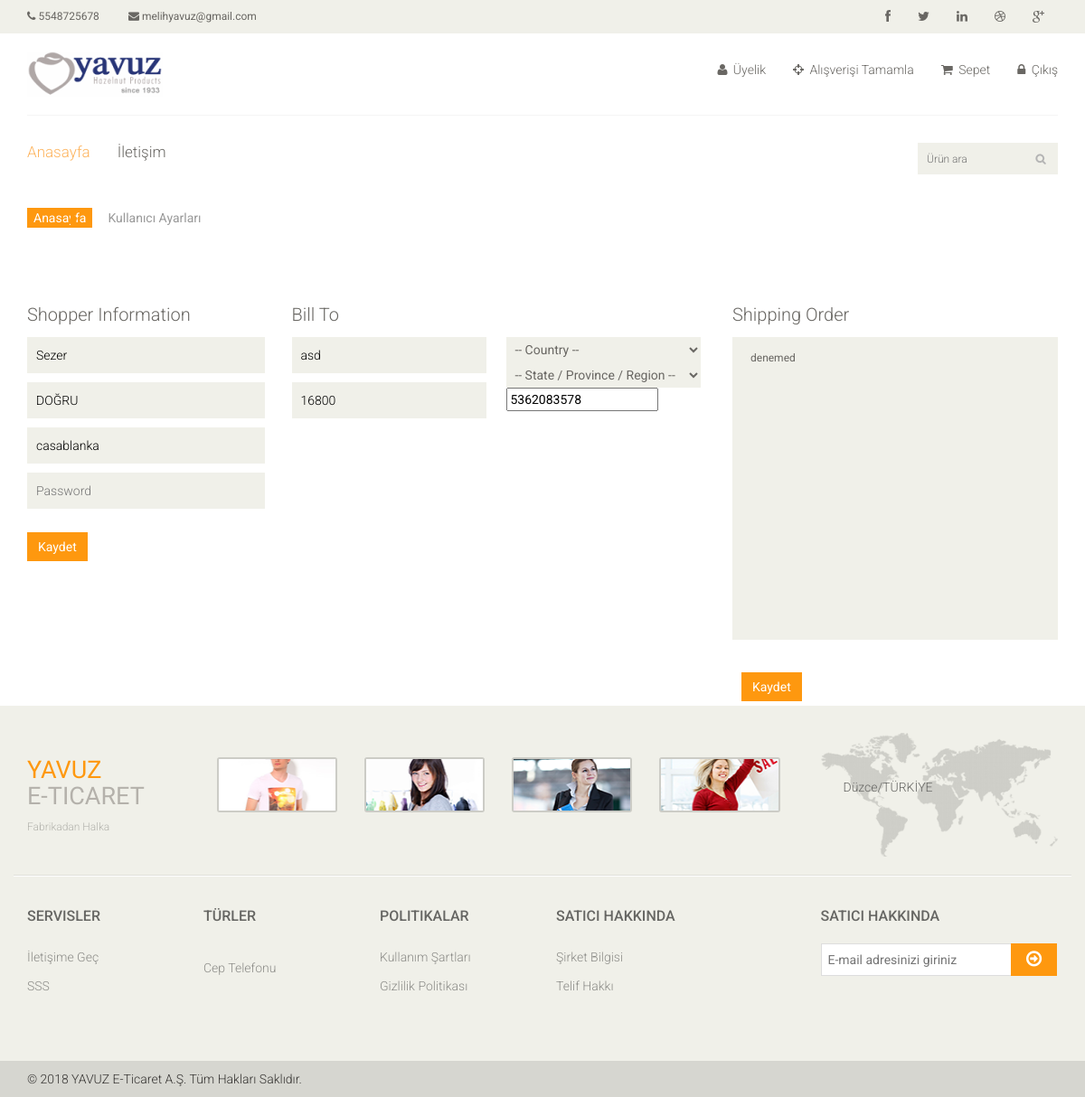
/site/page/settings (signed in), run on the app's committed database.
### tables this page shows
CREATE TABLE `bill` (
  `id` int(11) NOT NULL,
  `user_id` int(11) DEFAULT NULL,
  `code` int(11) DEFAULT NULL,
  `country` int(11) DEFAULT NULL,
  `state` int(11) DEFAULT NULL,
  `phone` bigint(11) DEFAULT NULL,
  `address` text,
  `detail` text
);

CREATE TABLE `users` (
  `id` int(11) NOT NULL,
  `name` varchar(20) DEFAULT NULL,
  `surname` varchar(20) DEFAULT NULL,
  `password` varchar(6) DEFAULT NULL,
  `email` text,
  `username` varchar(10) DEFAULT NULL
);

CREATE TABLE `product` (
  `id` int(11) NOT NULL,
  `name` varchar(20) DEFAULT NULL,
  `price` int(11) DEFAULT NULL,
  `category_id` int(11) DEFAULT NULL,
  `brand_id` int(11) DEFAULT NULL,
  `sold` int(11) DEFAULT '0',
  `type` varchar(20) DEFAULT NULL,
  `image` text,
  `detail` varchar(101) DEFAULT NULL
);

### application/controllers/Site.php (called while the page is built, shortened)
<?php
class Site extends CI_Controller {
	function __construct(){
		$this->load->model('site_model');
	}
	function page($page){
		if($page != 'login' && $_SESSION['user'] && $page !== 'contact' ){
			$data['info'] = $this->site_model->user_info($_SESSION['user']->id);
			$data['products'] = $this->site_model->select_table('product');
			$data['baskets'] = $this->site_model->baskets($_SESSION['user']->id);
			$data['user_info'] = $this->site_model->user_info($_SESSION['user']->id);
			$data['brands'] = $this->site_model->select_table('brands');
			$data['categories'] = $this->site_model->categories();
			$data['brand_items'] = $this->site_model->brand_items();
			$data['category_brands'] = $this->site_model->category_brands();
			$data['types'] = $this->site_model->types();
		}
		else{
			$data['categories'] = $this->site_model->categories();
			$data['brand_items'] = $this->site_model->brand_items();
			$data['brands'] = $this->site_model->select_table('brands');
			$data['category_brands'] = $this->site_model->category_brands();
			$data['types'] = $this->site_model->types();
		}
		if(!$_SESSION['user']){
			if($page =='cart' || $page=='checkout' || $page=='settings'){
				redirect('site/page/login');
			}
			else{
		$this->load->view($page, $data);
		}
		}
		else{
		$this->load->view($page, $data);
		}
	}
}

### index.php (called while the page is built, shortened)
<?php
require_once BASEPATH.'core/CodeIgniter.php';

### application/models/Site_model.php (called while the page is built, shortened)
<?php
class Site_model extends ci_model
{
	function types(){
		return $this->db->query("select * from product group by type limit 10")->result();
	}
	function user_info($user_id){
		return $this->db->query("select * from bill inner join users on users.id = bill.user_id where bill.user_id =$user_id")->row();
	}
}

### application/views/info.php (the view, shortened to what this page needs)
<section id="cart_items">
		<div class="container">
			<div class="breadcrumbs">
				<ol class="breadcrumb">
				  <li><a href="#">Anasayfa</a></li>
				  <li class="active">Kullanıcı Ayarları</li>
				</ol>
			</div>
			<div class="shopper-informations">
				<div class="row">
					<div class="col-sm-3">
						<div class="shopper-info">
							<p>Shopper Information</p>
							<form method="post" action="<?=site_url('site/user_update')?>">
								<input type="text" name="name" value="<?=$user_info->name?>" placeholder="Display Name">
								<input type="text" name="surname" value="<?=$user_info->surname?>" placeholder="surname">
								<input type="text" name="username" value="<?=$user_info->username?>" placeholder="username">
								<input type="password" name="password" placeholder="Password">
								<button class="btn btn-primary" type="submit">Kaydet</button>
							</form>
						</div>
					</div>
					<div class="col-sm-5 clearfix">
						<div class="bill-to">
							<p>Bill To</p>
							<div class="form-one">
								<form method="post" action="<?=site_url('site/add_bill')?>">
									<input type="text" name="address" placeholder="Address 1" value="<?=$user_info->address?>">
									<input type="text" name="code" placeholder="Zip / Postal Code *" value="<?=$user_info->code?>">
							</div>
							<div class="form-two">
									<select name="country">
										<option>-- Country --</option>
									</select>
									<select name="state">
										<option>-- State / Province / Region --</option>
									</select>
									<input type="text" name="phone" value="<?=$user_info->phone?>" placeholder="Mobile Phone">
							</div>
						</div>
					</div>
					<div class="col-sm-4">
						<div class="order-message">
							<p>Shipping Order</p>
							<textarea name="detail" rows="16"><?=$user_info->detail?></textarea>
							<label><button class="btn btn-primary" type="submit">Kaydet</button></label>
						</div>
					</div>
				</div>
			</div>
		</div>
	</section>

### application/views/footer.php (shortened to what this page needs)
<footer id="footer">
		<div class="footer-top">
			<div class="container">
				<div class="row">
					<div class="col-sm-2">
						<div class="companyinfo">
							<h2><span>YAVUZ</span><br>E-ticaret</h2>
							<p>Fabrikadan Halka</p>
						</div>
					</div>
					<div class="col-sm-7">
						<div class="col-sm-3">
							<div class="video-gallery text-center">
								<a href="#">
									<div class="iframe-img">
										<img src="<?=site_url('images/home/iframe1.png')?>" alt="" />
									</div>
								</a>
							</div>
						</div>
						<div class="col-sm-3">
							<div class="video-gallery text-center">
								<a href="#">
									<div class="iframe-img">
										<img src="<?=site_url('images/home/iframe2.png')?>" alt="" />
									</div>
								</a>
							</div>
						</div>
						<div class="col-sm-3">
							<div class="video-gallery text-center">
								<a href="#">
									<div class="iframe-img">
										<img src="<?=site_url('images/home/iframe3.png')?>" alt="" />
									</div>
								</a>
							</div>
						</div>
						<div class="col-sm-3">
							<div class="video-gallery text-center">
								<a href="#">
									<div class="iframe-img">
										<img src="<?=site_url('images/home/iframe4.png')?>" alt="" />
									</div>
								</a>
							</div>
						</div>
					</div>
					<div class="col-sm-3">
						<div class="address">
							<img src="images/home/map.png" alt="" />
							<p>Düzce/TÜRKİYE</p>
						</div>
					</div>
				</div>
			</div>
		</div>
		<div class="footer-widget">
			<div class="container">
				<div class="row">
					<div class="col-sm-2">
						<div class="single-widget">
							<h2>Servisler</h2>
							<ul class="nav nav-pills nav-stacked">
								<li><a href="#">İletişime Geç</a></li>
								<li><a href="#">SSS</a></li>
							</ul>
						</div>
					</div>
					<div class="col-sm-2">
						<div class="single-widget">
							<h2>Türler</h2>
							<ul class="nav nav-pills nav-stacked">
								<?php foreach ($types as $type) :?>
								<li><a href="#"><?=$type->type?></a></li>
							<?php endforeach;?>
							</ul>
						</div>
					</div>
					<div class="col-sm-2">
						<div class="single-widget">
							<h2>Politikalar</h2>
							<ul class="nav nav-pills nav-stacked">
								<li><a href="#">Kullanım Şartları</a></li>
								<li><a href="#">Gizlilik Politikası</a></li>
							</ul>
						</div>
					</div>
					<div class="col-sm-2">
						<div class="single-widget">
							<h2>Satıcı Hakkında</h2>
							<ul class="nav nav-pills nav-stacked">
								<li><a href="#">Şirket Bilgisi</a></li>
								<li><a href="#">Telif Hakkı</a></li>
							</ul>
						</div>
					</div>
					<div class="col-sm-3 col-sm-offset-1">
						<div class="single-widget">
							<h2>Satıcı Hakkında</h2>
							<form action="#" class="searchform">
								<input type="text" placeholder="E-mail adresinizi giriniz" />
								<button type="submit" class="btn btn-default"><i class="fa fa-arrow-circle-o-right"></i></button>
							</form>
						</div>
					</div>
				</div>
			</div>
		</div>
		<div class="footer-bottom">
			<div class="container">
				<div class="row">
					<p class="pull-left">© 2018 YAVUZ E-Ticaret A.Ş. Tüm Hakları Saklıdır.</p>
				</div>
			</div>
		</div>
	</footer>

### css/main.css (style rules this page uses)
body { font-family: 'Roboto', sans-serif; background:; position: relative; font-weight:400px; }
ul li { list-style: none; }
a { -webkit-transition: 300ms; -moz-transition: 300ms; -o-transition: 300ms; transition: 300ms; }
h1, h2, h3, h4, h5, h6 { font-family: 'Roboto', sans-serif; }
#footer { background: #F0F0E9; }
.footer-top .container { border-bottom: 1px solid #E0E0DA; padding-bottom: 20px; }
.companyinfo { margin-top: 57px; }
.companyinfo h2 { color: #B4B1AB; font-family: abel; font-size: 27px; text-transform: uppercase; }
.companyinfo h2 span { color:#FE980F; }
.companyinfo p { color: #B3B3AD; font-family: 'Roboto', sans-serif; font-size: 12px; font-weight: 300; }
.footer-top .col-sm-3 { overflow: hidden; }
.video-gallery { margin-top: 57px; position: inherit; }
.video-gallery a img { height: 100%; width: 100%; }
.iframe-img { position: relative; display: block; height: 61px; margin-bottom: 10px; border: 2px solid #CCCCC6; border-radius: 3px; }
.address { margin-top: 30px; position: relative; overflow: hidden; }
.address img { width:100%; }
.address p { color: #666663; font-family: 'Roboto', sans-serif; font-size: 14px; font-weight: 300; left: 25px; position: absolute; top: 50px; }
.footer-widget { margin-bottom: 68px; }
.footer-widget .container { border-top: 1px solid #FFFFFF; padding-top: 15px; }
.single-widget h2 { color: #666663; font-family: 'Roboto', sans-serif; font-size: 16px; font-weight: 500; margin-bottom: 22px; text-transform: uppercase; }
.single-widget ul li a { color: #8C8C88; font-family: 'Roboto', sans-serif; font-size: 14px; font-weight: 300; padding: 5px 0; }
.searchform input { border: 1px solid #DDDDDD; color: #CCCCC6; font-family: 'Roboto', sans-serif; font-size: 14px; margin-top: 0; outline: medium none; padding: 7px; width: 212px; }
.searchform button { background: #FE980F; border: medium none; border-radius: 0; margin-left: -5px; margin-top: -3px; padding: 7px 17px; }
.searchform button i { color: #FFFFFF; font-size: 20px; }
.footer-bottom { background: #D6D6D0; padding-top: 10px; }
.footer-bottom p { color: #363432; font-family: 'Roboto', sans-serif; font-weight: 300; margin-left: 15px; }
.breadcrumbs { position: relative; }
.breadcrumbs .breadcrumb { background:transparent; margin-bottom: 75px; padding-left: 0; }
.breadcrumbs .breadcrumb li a { background:#FE980F; color: #FFFFFF; padding: 3px 7px; }
.breadcrumbs .breadcrumb li a:after { content:""; height:auto; width: auto; border-width: 8px; border-style: solid; border-color:transparent transparent transparent #FE980F; position: absolute; top: 11px; left:48px; }
.breadcrumbs .breadcrumb > li + li:before { content: " "; }
.user_info input, select, textarea { background: #F0F0E9; border:0; color: #696763; padding: 5px; width: 100%; border-radius: 0; resize: none }
.shopper-info p, .bill-to p, .order-message p { color: #696763; font-size: 20px; font-weight: 300 }
.shopper-info .btn-primary { background: #FE980F; border: 0 none; border-radius: 0; margin-right: 15px; margin-top: 20px; }
.form-two, .form-one { float: left; width: 47% }
.shopper-info > form > input, .form-two > form > select, .form-two > form > input, .form-one > form > input { background:#F0F0E9; border: 0 none; margin-bottom:10px; padding: 10px; width: 100%; font-weight: 300 }
.form-two { margin-left: 5% }
.order-message textarea { font-size: 12px; height: 335px; margin-bottom: 20px; padding: 15px 20px; }
.order-message label { font-weight:300; color: #696763; font-family: 'Roboto', sans-serif; margin-left: 10px; font-size: 14px }
.btn.btn-primary { background:#FE980F; border: 0 none; border-radius: 0; margin-top: 16px; }

### data on the page
bill: name "Sezer", surname "DOĞRU", username "casablanka", address "asd", code "16800", phone "5362083578", detail "denemed"
product: type "Cep Telefonu"

### other printed values
TELNO "5548725678"
EMAIL "melihyavuz@gmail.com"
